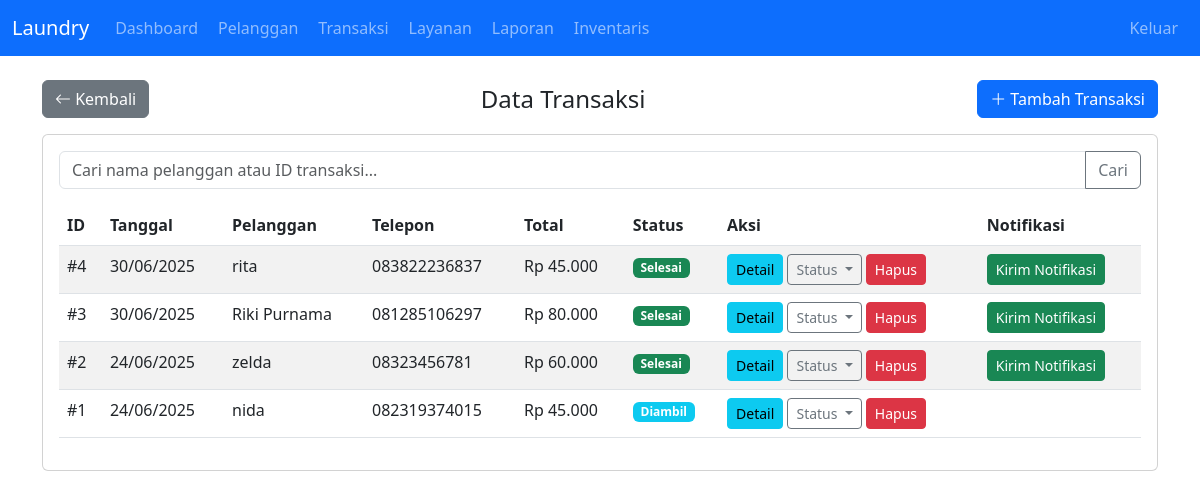
Screenshot of /transaksi.php (signed in) with the database file from the repository.
### tables this page shows
CREATE TABLE `transaksi` (
  `id` int(11) NOT NULL,
  `id_pelanggan` int(11) NOT NULL,
  `tanggal` date NOT NULL,
  `total` decimal(10,2) NOT NULL,
  `status` enum('proses','selesai','diambil') DEFAULT 'proses'
);

CREATE TABLE `pelanggan` (
  `id` int(11) NOT NULL,
  `nama` varchar(100) NOT NULL,
  `alamat` varchar(255) DEFAULT NULL,
  `telepon` varchar(20) DEFAULT NULL
);

### transaksi.php (the view, shortened to what this page needs)
<?php
include 'koneksi.php';
$search = isset($_GET['search']) ? $_GET['search'] : '';
$where = '';
$q = mysqli_query($conn, "
    SELECT t.*, p.nama as nama_pelanggan, p.telepon
    FROM transaksi t
    JOIN pelanggan p ON t.id_pelanggan = p.id
    $where
    ORDER BY t.tanggal DESC, t.id DESC
");
?>
<!DOCTYPE html>
<html>
<head>
    <link rel="stylesheet" href="https://cdn.jsdelivr.net/npm/bootstrap@5.3.0/dist/css/bootstrap.min.css">
</head>
<body>
<?php include 'navbar.php'; ?>
<div class="container mt-4">
    <div class="d-flex justify-content-between align-items-center mb-3">
        <a href="dashboard.php" class="btn btn-secondary">
            <i class="bi bi-arrow-left"></i> Kembali
        </a>
        <h4 class="mb-0">Data Transaksi</h4>
        <button class="btn btn-primary" data-bs-toggle="modal" data-bs-target="#modalTransaksi">
            <i class="bi bi-plus-lg"></i> Tambah Transaksi
        </button>
    </div>
    <div class="card">
        <div class="card-body">
            <form method="get" class="mb-3">
                <div class="input-group">
                    <input type="text" name="search" class="form-control" placeholder="Cari nama pelanggan atau ID transaksi..." value="<?php echo $search; ?>">
                    <button class="btn btn-outline-secondary" type="submit">Cari</button>
                </div>
            </form>
            <div class="table-responsive">
                <table class="table table-striped">
                    <thead>
                        <tr>
                            <th>ID</th>
                            <th>Tanggal</th>
                            <th>Pelanggan</th>
                            <th>Telepon</th>
                            <th>Total</th>
                            <th>Status</th>
                            <th>Aksi</th>
                            <th>Notifikasi</th>
                        </tr>
                    </thead>
                    <tbody>
                        <?php while ($row = mysqli_fetch_assoc($q)): ?>
                        <tr>
                            <td>#<?php echo $row['id']; ?></td>
                            <td><?php echo date('d/m/Y', strtotime($row['tanggal'])); ?></td>
                            <td><?php echo $row['nama_pelanggan']; ?></td>
                            <td><?php echo $row['telepon']; ?></td>
                            <td>Rp <?php echo number_format($row['total'], 0, ',', '.'); ?></td>
                            <td>
                                <span class="badge bg-<?php
                                    echo $row['status'] == 'proses' ? 'warning' :
                                        ($row['status'] == 'selesai' ? 'success' : 'info');
                                ?>">
                                    <?php echo ucfirst($row['status']); ?>
                                </span>
                            </td>
                            <td>
                                <button class="btn btn-sm btn-info" onclick="lihatDetail(<?php echo $row['id']; ?>)">
                                    Detail
                                </button>
                                <div class="btn-group">
                                    <button class="btn btn-sm btn-outline-secondary dropdown-toggle" data-bs-toggle="dropdown">
                                        Status
                                    </button>
                                </div>
                                <?php if (isset($_SESSION['role']) && $_SESSION['role'] == 'admin'): ?>
                                <a href="?hapus=<?php echo $row['id']; ?>" class="btn btn-sm btn-danger" onclick="return confirm('Yakin hapus transaksi ini?')">
                                    Hapus
                                </a>
                                <?php endif; ?>
                            </td>
                            <td>
                                <?php if ($row['status'] == 'selesai'): ?>
                                    <?php if (!empty($row['telepon'])): ?>
                                        <a href="https://api.whatsapp.com/send?phone=<?php echo $row['telepon']; ?>&text=Halo%20Sdr/i%20<?php echo urlencode($row['nama_pelanggan']); ?>%2C%20laundry%20Anda%20dengan%20ID%20#<?php echo $row['id']; ?>%20sudah%20selesai%20dan%20siap%20diambil.%20Terima%20kasih."
                                           target="_blank"
                                           class="btn btn-sm btn-success"
                                           onclick="return confirm('Anda akan mengirim notifikasi WhatsApp ke <?php echo $row['nama_pelanggan']; ?>. Lanjutkan?');">
                                            Kirim Notifikasi
                                        </a>
                                    <?php else: ?>
                                        <span class="text-muted">No. Telepon tidak tersedia</span>
                                    <?php endif; ?>
                                <?php endif; ?>
                            </td>
                        </tr>
                        <?php endwhile; ?>
                    </tbody>
                </table>
            </div>
        </div>
    </div>
</div>
</body>
</html>

### navbar.php (shortened to what this page needs)
<nav class="navbar navbar-expand-lg navbar-dark bg-primary">
  <div class="container-fluid">
    <a class="navbar-brand" href="dashboard.php">Laundry</a>
    <div class="collapse navbar-collapse" id="navbarNav">
      <ul class="navbar-nav me-auto mb-2 mb-lg-0">
        <li class="nav-item"><a class="nav-link" href="dashboard.php">Dashboard</a></li>
        <li class="nav-item"><a class="nav-link" href="pelanggan.php">Pelanggan</a></li>
        <li class="nav-item"><a class="nav-link" href="transaksi.php">Transaksi</a></li>
        <?php if (isset($_SESSION['role']) && $_SESSION['role'] == 'admin'): ?>
        <li class="nav-item"><a class="nav-link" href="layanan.php">Layanan</a></li>
        <li class="nav-item"><a class="nav-link" href="laporan.php">Laporan</a></li>
        <li class="nav-item"><a class="nav-link" href="inventaris.php">Inventaris</a></li>
        <?php endif; ?>
      </ul>
      <ul class="navbar-nav">
        <li class="nav-item">
          <a class="nav-link" href="logout.php" onclick="return confirm('Apakah Anda yakin ingin keluar?')">
            <span class="d-none d-sm-inline">Keluar</span>
          </a>
        </li>
      </ul>
    </div>
  </div>
</nav>
<link rel="stylesheet" href="https://cdn.jsdelivr.net/npm/bootstrap-icons@1.10.0/font/bootstrap-icons.css">

### navbar.php (style rules this page uses)
.navbar-nav .nav-link { transition: background 0.2s, color 0.2s; border-radius: 4px; margin: 0 2px; }

### rows the page displays
transaksi: id "4", tanggal "30/06/2025", id_pelanggan.nama "rita", id_pelanggan.telepon "083822236837", total "45.000", status "Selesai"
transaksi: id "3", tanggal "30/06/2025", id_pelanggan.nama "Riki Purnama", id_pelanggan.telepon "081285106297", total "80.000", status "Selesai"
transaksi: id "2", tanggal "24/06/2025", id_pelanggan.nama "zelda", id_pelanggan.telepon "08323456781", total "60.000", status "Selesai"
transaksi: id "1", tanggal "24/06/2025", id_pelanggan.nama "nida", id_pelanggan.telepon "082319374015", total "45.000", status "Diambil"
